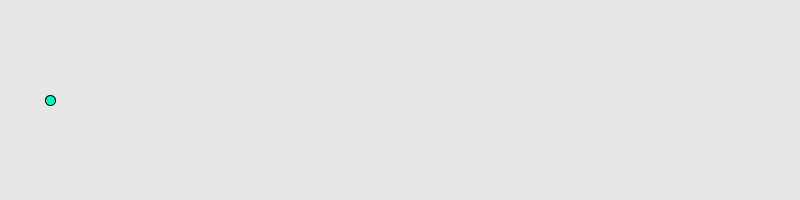
Frame 1 (no input)
Frame 60 (the mouse pressed at the canvas centre just before this capture): identical to frame 1, image omitted
Frame 120 (the mouse held since frame 60 and released just before this capture): blank canvas, image omitted

The Processing sketch that drew this single still picture (run headless with seeded random() and noise(); from frame 60 on, the mouse is pressed at the canvas centre):

// Processing sketch: dot_race
// ── dot_race.pde
//1. Make a variable to hold the X co-ordinate of the dot and set it to 50.
int x=50;
void setup() {
    size(800, 200);
}

void draw() {
    //3. make the ellipse a nice color
    background(230);
fill(#00FABD);
    //4. If the mouse is pressed change the X co-ordinate so that the dot moves to the right
if (mousePressed){
x +=1000;
}

    //5. Make your dot move faster
    //  (you have to figure out what part of your code to change)

    //2. Draw an ellipse of height and width 10. Make sure to use your variable for the X position.
 ellipse(x,100,10,10);
    //6. Use the playSound() method to play a ding when your dot crosses the finish line. 
}
